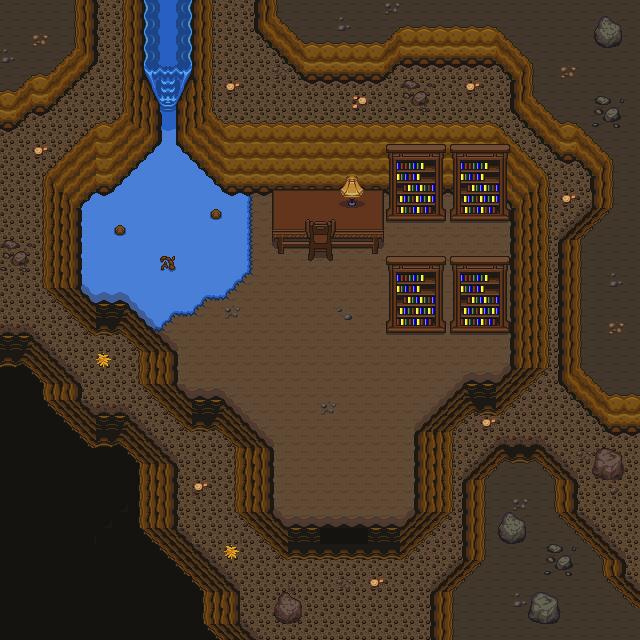

This is a level from a 2D game, rendered from its Tiled map with the project's own tilesets. A one-line summary and the map file follow, with tile-layer data summarised:
An orthogonal 40x40 tile map with 16x16 px tiles, 7 tile layers (ground0, ground1, wall0, wall1, ...), 2 hidden layers not drawn, 9 tilesets.

<map version="1.0" orientation="orthogonal" renderorder="right-down" width="40" height="40" tilewidth="16" tileheight="16">
 <tileset firstgid="1" name="1" tilewidth="16" tileheight="16">
  <image source="../../tileset/v1.3/1.png" width="800" height="800" />
 </tileset>
 <tileset firstgid="2501" name="2" tilewidth="16" tileheight="16">
  <image source="../../tileset/v1.3/2.png" width="800" height="800" />
 </tileset>
 <tileset firstgid="5001" name="3" tilewidth="16" tileheight="16">
  <image source="../../tileset/v1.3/3.png" width="800" height="800" />
 </tileset>
 <tileset firstgid="7501" name="4" tilewidth="16" tileheight="16">
  <image source="../../tileset/v1.3/4.png" width="800" height="800" />
 </tileset>
 <tileset firstgid="10001" name="5" tilewidth="16" tileheight="16">
  <image source="../../tileset/v1.3/5.png" width="800" height="800" />
 </tileset>
 <tileset firstgid="12501" name="6" tilewidth="16" tileheight="16">
  <image source="../../tileset/v1.3/6.png" width="800" height="800" />
 </tileset>
 <tileset firstgid="15001" name="7" tilewidth="16" tileheight="16">
  <image source="../../tileset/v1.3/7.png" width="800" height="800" />
 </tileset>
 <tileset firstgid="17501" name="8" tilewidth="16" tileheight="16">
  <image source="../../tileset/v1.3/8.png" width="800" height="800" />
 </tileset>
 <tileset firstgid="20001" name="9" tilewidth="16" tileheight="16">
  <image source="../../tileset/v1.3/9.png" width="800" height="800" />
 </tileset>
 <layer name="ground0" width="40" height="40">
  <data>[1600 cells, 1600 non-empty, 4 distinct tile ids]</data>
 </layer>
 <layer name="ground1" width="40" height="40">
  <data>[1600 cells, 116 non-empty, 12 distinct tile ids]</data>
 </layer>
 <layer name="wall0" width="40" height="40">
  <data>[1600 cells, 579 non-empty, 207 distinct tile ids]</data>
 </layer>
 <layer name="wall1" width="40" height="40">
  <data>[1600 cells, 526 non-empty, 173 distinct tile ids]</data>
 </layer>
 <layer name="deco0" width="40" height="40">
  <data>[1600 cells, 38 non-empty, 16 distinct tile ids]</data>
 </layer>
 <layer name="deco1" width="40" height="40">
  <data>[1600 cells, 154 non-empty, 65 distinct tile ids]</data>
 </layer>
 <layer name="ABOVE_OVERWRITE" width="40" height="40" opacity="0.9">
  <data>[1600 cells, 0 non-empty, 0 distinct tile ids]</data>
 </layer>
 <layer name="COLLISION_OVERWRITE" visible="0" width="40" height="40">
  <data>[1600 cells, 0 non-empty, 0 distinct tile ids]</data>
 </layer>
 <layer name="SPOT" visible="0" width="40" height="40">
  <data>[1600 cells, 2 non-empty, 2 distinct tile ids]</data>
 </layer>
</map>
